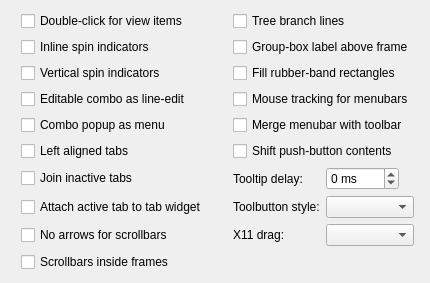
             <widget class="QWidget" name="tab_4">
              <attribute name="title">
               <string>Miscellaneous</string>
              </attribute>
              <layout class="QGridLayout" name="gridLayout_11">
               <item row="0" column="1">
                <widget class="QCheckBox" name="checkBoxClick">
                 <property name="toolTip">
                  <string>Activate view items always on double clicking?
When unchecked, single-click is preferred
but KDE setting will have priority over this
if set explicitly.</string>
                 </property>
                 <property name="whatsThis">
                  <string>&lt;html&gt;&lt;head/&gt;&lt;body&gt;&lt;p&gt;Activate view items always on double clicking?&lt;/p&gt;&lt;p&gt;When unchecked, single-click is preferred but KDE setting will have priority over this &lt;span style=&quot; font-style:italic;&quot;&gt;if set explicitly&lt;/span&gt;.&lt;/p&gt;&lt;/body&gt;&lt;/html&gt;</string>
                 </property>
                 <property name="text">
                  <string>Double-click for view items</string>
                 </property>
                </widget>
               </item>
               <item row="0" column="3" colspan="2">
                <widget class="QCheckBox" name="checkBoxTree">
                 <property name="toolTip">
                  <string>Draw tree branch lines?</string>
                 </property>
                 <property name="whatsThis">
                  <string>&lt;html&gt;&lt;head/&gt;&lt;body&gt;&lt;p&gt;Draw tree branch lines?&lt;/p&gt;&lt;p&gt;By default, tree branches have indicators but no line.&lt;/p&gt;&lt;/body&gt;&lt;/html&gt;</string>
                 </property>
                 <property name="text">
                  <string>Tree branch lines</string>
                 </property>
                </widget>
               </item>
               <item row="1" column="1">
                <widget class="QCheckBox" name="checkBoxInlineSpin">
                 <property name="toolTip">
                  <string>By default, spin indicators are drawn like buttons.
Checking this puts them inside the spin line-edit.</string>
                 </property>
                 <property name="whatsThis">
                  <string>&lt;html&gt;&lt;head/&gt;&lt;body&gt;&lt;p&gt;By default, the spin indicators are drawn as two buttons with arrows or plus/minus signs.&lt;/p&gt;&lt;p&gt;Checking this integrates the spin indicators into the spin line-edit.&lt;/p&gt;&lt;/body&gt;&lt;/html&gt;</string>
                 </property>
                 <property name="text">
                  <string>Inline spin indicators</string>
                 </property>
                </widget>
               </item>
               <item row="1" column="3" colspan="2">
                <widget class="QCheckBox" name="checkBoxGroupLabel">
                 <property name="toolTip">
                  <string>By default, the label is on the frame.</string>
                 </property>
                 <property name="whatsThis">
                  <string>&lt;html&gt;&lt;head/&gt;&lt;body&gt;&lt;p&gt;By default, the label is on the frame and the frame is cut to contain it.&lt;/p&gt;&lt;p&gt;Checking this puts the label right above the frame, so that the frame isn't cut.&lt;/p&gt;&lt;/body&gt;&lt;/html&gt;</string>
                 </property>
                 <property name="text">
                  <string>Group-box label above frame</string>
                 </property>
                </widget>
               </item>
               <item row="2" column="1">
                <widget class="QCheckBox" name="checkBoxVSpin">
                 <property name="toolTip">
                  <string>By default, spin indicators are drawn on adjacent buttons.
Checking this puts the spin-up indicator above the
spin-down one inside the spin line-edit.</string>
                 </property>
                 <property name="whatsThis">
                  <string>&lt;html&gt;&lt;head/&gt;&lt;body&gt;&lt;p&gt;By default, spin indicators are drawn on adjacent buttons.&lt;/p&gt;&lt;p&gt;Checking this puts the spin-up indicator above the spin-down one inside the spin line-edit.&lt;/p&gt;&lt;/body&gt;&lt;/html&gt;</string>
                 </property>
                 <property name="text">
                  <string>Vertical spin indicators</string>
                 </property>
                </widget>
               </item>
               <item row="2" column="3" colspan="2">
                <widget class="QCheckBox" name="checkBoxRubber">
                 <property name="toolTip">
                  <string>By default, drop rectangles for movable
toolbars and dock widgets are hollow. This
option fills them with the highlight color.</string>
                 </property>
                 <property name="whatsThis">
                  <string>&lt;html&gt;&lt;head/&gt;&lt;body&gt;&lt;p&gt;By default, drop rectangles for movable toolbars and dock widgets are hollow.&lt;/p&gt;&lt;p&gt;This option fills drop rectangles with the highlight color.&lt;/p&gt;&lt;/body&gt;&lt;/html&gt;</string>
                 </property>
                 <property name="text">
                  <string>Fill rubber-band rectangles</string>
                 </property>
                </widget>
               </item>
               <item row="3" column="1">
                <widget class="QCheckBox" name="checkBoxComboEdit">
                 <property name="toolTip">
                  <string>Draw the whole editable combo-box as a
line-edit with arrow (and icon, if it exists)?</string>
                 </property>
                 <property name="whatsThis">
                  <string>&lt;html&gt;&lt;head/&gt;&lt;body&gt;&lt;p&gt;Draw the whole editable combo-box as a line-edit with arrow (and icon, if it exists)?&lt;/p&gt;&lt;p&gt;By default, a combo-box consists of a line-edit, a button with arrow on one side and another button with icon on the other side.&lt;/p&gt;&lt;/body&gt;&lt;/html&gt;</string>
                 </property>
                 <property name="text">
                  <string>Editable combo as line-edit</string>
                 </property>
                </widget>
               </item>
               <item row="3" column="3" colspan="2">
                <widget class="QCheckBox" name="checkBoxMenubar">
                 <property name="toolTip">
                  <string>Mouse tracking is enabled
for menubars by default.</string>
                 </property>
                 <property name="whatsThis">
                  <string>&lt;html&gt;&lt;head/&gt;&lt;body&gt;&lt;p&gt;Mouse tracking is enabled for menubars by default, i.e., after a menubar item is clicked and its menu is shown, the menus of the other menubar items will be shown if the cursor is put on them without clicking.&lt;/p&gt;&lt;/body&gt;&lt;/html&gt;</string>
                 </property>
                 <property name="text">
                  <string>Mouse tracking for menubars</string>
                 </property>
                </widget>
               </item>
               <item row="4" column="1">
                <widget class="QCheckBox" name="checkBoxComboMenu">
                 <property name="toolTip">
                  <string>Draw combo popups as menu popups?</string>
                 </property>
                 <property name="whatsThis">
                  <string>&lt;html&gt;&lt;head/&gt;&lt;body&gt;&lt;p&gt;Draw combo popups as menu popups (i.e. like in Gtk)?&lt;/p&gt;&lt;p&gt;By default, combo popups do not cover the combo box.&lt;/p&gt;&lt;/body&gt;&lt;/html&gt;</string>
                 </property>
                 <property name="text">
                  <string>Combo popup as menu</string>
                 </property>
                </widget>
               </item>
               <item row="4" column="3" colspan="2">
                <widget class="QCheckBox" name="checkBoxMenuToolbar">
                 <property name="toolTip">
                  <string>If checked, the menubar and toolbar will be drawn as a whole by
the toolbar SVG element when they are adjacent to one another.</string>
                 </property>
                 <property name="whatsThis">
                  <string>&lt;html&gt;&lt;head/&gt;&lt;body&gt;&lt;p&gt;If checked, the menubar and toolbar will be drawn as a whole by the toolbar SVG element when they are adjacent to one another.&lt;/p&gt;&lt;/body&gt;&lt;/html&gt;</string>
                 </property>
                 <property name="text">
                  <string>Merge menubar with toolbar</string>
                 </property>
                </widget>
               </item>
               <item row="5" column="1">
                <widget class="QCheckBox" name="checkBoxleftTab">
                 <property name="toolTip">
                  <string>Tabs are centered by default.</string>
                 </property>
                 <property name="whatsThis">
                  <string>&lt;html&gt;&lt;head/&gt;&lt;body&gt;&lt;p&gt;In &lt;span style=&quot; font-weight:600;&quot;&gt;Kvantum&lt;/span&gt;, tabs are centered by default.&lt;/p&gt;&lt;/body&gt;&lt;/html&gt;</string>
                 </property>
                 <property name="text">
                  <string>Left aligned tabs</string>
                 </property>
                </widget>
               </item>
               <item row="5" column="3" colspan="2">
                <widget class="QCheckBox" name="checkBoxButtonShift">
                 <property name="toolTip">
                  <string>Shift the contents of push buttons when pressed?
By default, the contents are shifted by 1px.</string>
                 </property>
                 <property name="whatsThis">
                  <string>&lt;html&gt;&lt;head/&gt;&lt;body&gt;&lt;p&gt;Shift the contents of push buttons when pressed?&lt;/p&gt;&lt;p&gt;By default, the contents are shifted by 1px both horizontally and vertically.&lt;/p&gt;&lt;/body&gt;&lt;/html&gt;</string>
                 </property>
                 <property name="text">
                  <string>Shift push-button contents</string>
                 </property>
                </widget>
               </item>
               <item row="6" column="1">
                <widget class="QCheckBox" name="checkBoxJoinTab">
                 <property name="toolTip">
                  <string>Inactive tabs are joined by default.</string>
                 </property>
                 <property name="whatsThis">
                  <string>&lt;html&gt;&lt;head/&gt;&lt;body&gt;&lt;p&gt;Inactive tabs are joined together by default, i.e., there is no border between them.&lt;/p&gt;&lt;/body&gt;&lt;/html&gt;</string>
                 </property>
                 <property name="text">
                  <string>Join inactive tabs</string>
                 </property>
                </widget>
               </item>
               <item row="6" column="3">
                <widget class="QLabel" name="labelTooltipDelay">
                 <property name="toolTip">
                  <string>The delay, in milliseconds, before a tooltip is shown.

Zero means tooltips are shown instantly.
-1 means the default Qt behavior.</string>
                 </property>
                 <property name="whatsThis">
                  <string>&lt;html&gt;&lt;head/&gt;&lt;body&gt;&lt;p&gt;The delay, in milliseconds, before a tooltip is shown.&lt;/p&gt;&lt;p&gt;Zero means tooltips are shown instantly.&lt;/p&gt;&lt;p&gt;-1 means the default Qt behavior.&lt;/p&gt;&lt;/body&gt;&lt;/html&gt;</string>
                 </property>
                 <property name="text">
                  <string>Tooltip delay:</string>
                 </property>
                </widget>
               </item>
               <item row="6" column="4" alignment="Qt::AlignLeft">
                <widget class="QSpinBox" name="spinTooltipDelay">
                 <property name="toolTip">
                  <string>The delay, in milliseconds, before a tooltip is shown.

Zero means tooltips are shown instantly.
-1 means the default Qt behavior.</string>
                 </property>
                 <property name="whatsThis">
                  <string>&lt;html&gt;&lt;head/&gt;&lt;body&gt;&lt;p&gt;The delay, in milliseconds, before a tooltip is shown.&lt;/p&gt;&lt;p&gt;Zero means tooltips are shown instantly.&lt;/p&gt;&lt;p&gt;-1 means the default Qt behavior.&lt;/p&gt;&lt;/body&gt;&lt;/html&gt;</string>
                 </property>
                 <property name="suffix">
                  <string> ms</string>
                 </property>
                 <property name="minimum">
                  <number>-1</number>
                 </property>
                 <property name="maximum">
                  <number>9999</number>
                 </property>
                </widget>
               </item>
               <item row="7" column="1">
                <widget class="QCheckBox" name="checkBoxAttachTab">
                 <property name="toolTip">
                  <string>Active tab is detached by default.</string>
                 </property>
                 <property name="whatsThis">
                  <string>&lt;html&gt;&lt;head/&gt;&lt;body&gt;&lt;p&gt;The active tab is detached from the tab widget by default.&lt;/p&gt;&lt;p&gt;Checking this cuts the frame of the tab widget under the active tab, so that they will seem attached to each other if the active tab has an appropriate bottom frame.&lt;/p&gt;&lt;/body&gt;&lt;/html&gt;</string>
                 </property>
                 <property name="text">
                  <string>Attach active tab to tab widget</string>
                 </property>
                </widget>
               </item>
               <item row="7" column="3">
                <widget class="QLabel" name="label_2">
                 <property name="toolTip">
                  <string>Will have effect only if style
is not set by the app itself.
Default is Follow Style.</string>
                 </property>
                 <property name="whatsThis">
                  <string>&lt;html&gt;&lt;head/&gt;&lt;body&gt;&lt;p&gt;This will have effect only if the style is not set by the application in its code.&lt;/p&gt;&lt;p&gt;The default is &lt;span style=&quot; font-style:italic;&quot;&gt;Follow Style&lt;/span&gt;.&lt;/p&gt;&lt;/body&gt;&lt;/html&gt;</string>
                 </property>
                 <property name="text">
                  <string>Toolbutton style:</string>
                 </property>
                </widget>
               </item>
               <item row="7" column="4">
                <widget class="QComboBox" name="comboToolButton">
                 <property name="sizePolicy">
                  <sizepolicy hsizetype="MinimumExpanding" vsizetype="Fixed">
                   <horstretch>0</horstretch>
                   <verstretch>0</verstretch>
                  </sizepolicy>
                 </property>
                 <property name="toolTip">
                  <string>Will have effect only if style
is not set by the app itself.
Default is Follow Style.</string>
                 </property>
                 <property name="whatsThis">
                  <string>&lt;html&gt;&lt;head/&gt;&lt;body&gt;&lt;p&gt;This will have effect only if the style is not set by the application in its code.&lt;/p&gt;&lt;p&gt;The default is &lt;span style=&quot; font-style:italic;&quot;&gt;Follow Style&lt;/span&gt;.&lt;/p&gt;&lt;/body&gt;&lt;/html&gt;</string>
                 </property>
                </widget>
               </item>
               <item row="8" column="0">
                <spacer name="horizontalSpacer_8">
                 <property name="orientation">
                  <enum>Qt::Horizontal</enum>
                 </property>
                 <property name="sizeHint" stdset="0">
                  <size>
                   <width>10</width>
                   <height>5</height>
                  </size>
                 </property>
                </spacer>
               </item>
               <item row="8" column="1">
                <widget class="QCheckBox" name="checkBoxNoScrollArrow">
                 <property name="toolTip">
                  <string>Scrollbars have add-line and sub-line arrows by default.
Checking this box removes arrows as far as possible.</string>
                 </property>
                 <property name="whatsThis">
                  <string>&lt;html&gt;&lt;head/&gt;&lt;body&gt;&lt;p&gt;Scrollbars have add-line and sub-line arrows by default.&lt;/p&gt;&lt;p&gt;Checking this box removes arrows as far as possible.&lt;/p&gt;&lt;/body&gt;&lt;/html&gt;</string>
                 </property>
                 <property name="text">
                  <string>No arrows for scrollbars</string>
                 </property>
                </widget>
               </item>
               <item row="8" column="2">
                <spacer name="horizontalSpacer_9">
                 <property name="orientation">
                  <enum>Qt::Horizontal</enum>
                 </property>
                 <property name="sizeType">
                  <enum>QSizePolicy::Fixed</enum>
                 </property>
                 <property name="sizeHint" stdset="0">
                  <size>
                   <width>20</width>
                   <height>5</height>
                  </size>
                 </property>
                </spacer>
               </item>
               <item row="8" column="3">
                <widget class="QLabel" name="labelX11Drag">
                 <property name="toolTip">
                  <string>Drag windows from anywhere possible?
(Depends on X11)</string>
                 </property>
                 <property name="whatsThis">
                  <string>&lt;html&gt;&lt;head/&gt;&lt;body&gt;&lt;p&gt;Drag windows from their menubars, primary toolbars or anywhere possible (and not only from their title bars)?&lt;/p&gt;&lt;/body&gt;&lt;/html&gt;</string>
                 </property>
                 <property name="text">
                  <string>X11 drag:</string>
                 </property>
                </widget>
               </item>
               <item row="8" column="4">
                <widget class="QComboBox" name="comboX11Drag">
                 <property name="toolTip">
                  <string>Drag windows from anywhere possible?
(Depends on X11)</string>
                 </property>
                 <property name="whatsThis">
                  <string>&lt;html&gt;&lt;head/&gt;&lt;body&gt;&lt;p&gt;Drag windows from their menubars, primary toolbars or anywhere possible (and not only from their title bars)?&lt;/p&gt;&lt;/body&gt;&lt;/html&gt;</string>
                 </property>
                </widget>
               </item>
               <item row="8" column="5">
                <spacer name="horizontalSpacer_10">
                 <property name="orientation">
                  <enum>Qt::Horizontal</enum>
                 </property>
                 <property name="sizeHint" stdset="0">
                  <size>
                   <width>5</width>
                   <height>5</height>
                  </size>
                 </property>
                </spacer>
               </item>
               <item row="9" column="1">
                <widget class="QCheckBox" name="checkBoxScrollIn">
                 <property name="toolTip">
                  <string>Draw scrollbars inside view frames?</string>
                 </property>
                 <property name="whatsThis">
                  <string>&lt;html&gt;&lt;head/&gt;&lt;body&gt;&lt;p&gt;Draw scrollbars inside view frames?&lt;/p&gt;&lt;p&gt;By default, scrollbars are drawn ouside view frames.&lt;/p&gt;&lt;/body&gt;&lt;/html&gt;</string>
                 </property>
                 <property name="text">
                  <string>Scrollbars inside frames</string>
                 </property>
                </widget>
               </item>
              </layout>
             </widget>
